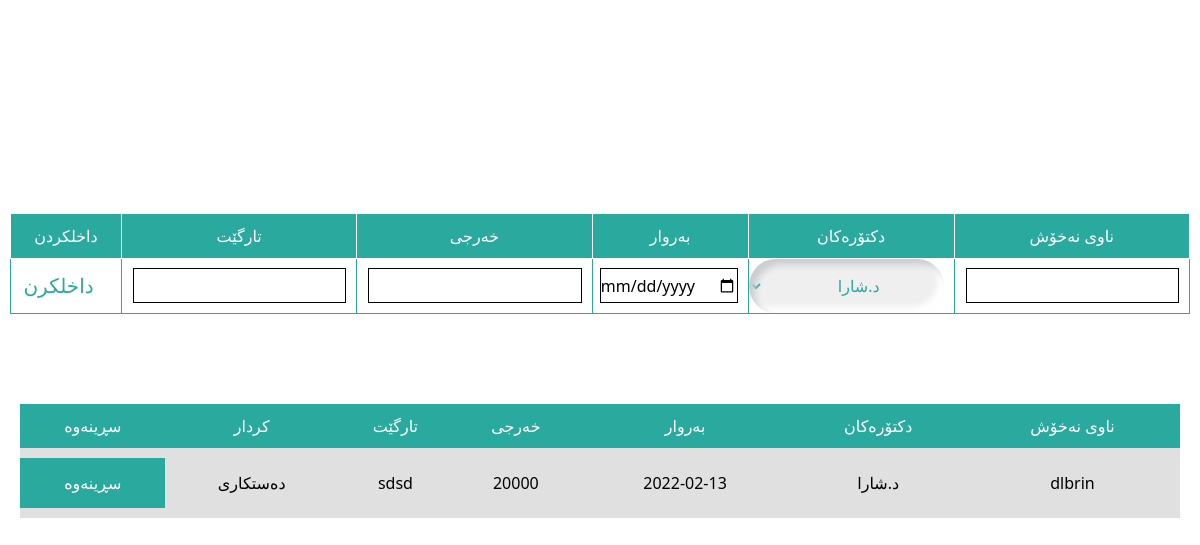
/target.php (signed in), run on the app's committed database.
### tables this page shows
CREATE TABLE `target` (
  `id` int(11) NOT NULL,
  `sickname` varchar(255) NOT NULL,
  `doctorname` varchar(255) NOT NULL,
  `date` date NOT NULL,
  `cost` varchar(255) NOT NULL,
  `target` varchar(255) NOT NULL
);

### include/config.php (called while the page is built, shortened)
<?php
$db = mysqli_connect('localhost' , 'root' , '' , 'shacenter');
$db->query("SET NAMES utf8");
$db->query("SET CHARACTER SET utf8");
mysqli_set_charset($db, 'utf8');
function sec($data){
    global $db;
    $data = mysqli_real_escape_string($db,htmlspecialchars($data));
    return $data;
}
?>

### target.php (the view, shortened to what this page needs)
<?php include 'include/config.php';?>
<!DOCTYPE html>
<html lang="en">
<head>
	<link rel="stylesheet" href="assets/css/style.css">
	<link href="https://cdn.jsdelivr.net/npm/bootstrap@5.1.3/dist/css/bootstrap.min.css" rel="stylesheet">
</head>
<body>
	<div class="our-table">
		<table>
			<tr style="background-color: #2aa99e;">
				<td>ناوی نەخۆش</td>
				<td>دکتۆرەکان</td>
				<td>بەروار</td>
				<td>خەرجی</td>
				<td>تارگێت</td>
				<td>داخلکردن</td>
			</tr>
			<tr>
				<form method="POST" action="modal/target.inc.php">
					<td><input type="text" name="sickname"></td>
					<td><select name="doctorname">
						<option>د.شارا</option>
					</select></td>
					<td><input type="date" name="date"></td>
					<td><input type="text" name="cost"></td>
					<td><input type="text" name="targ"></td>
					<td><button name="targetbtn">داخلکرن</button></td>
				</form>
			</tr>
		</table>
	</div>
	<div class="show-our-table">
		<table>
			<tr style="background-color: #FC813C;">
				<td>ناوی نەخۆش</td>
				<td>دکتۆرەکان</td>
				<td>بەروار</td>
				<td>خەرجی</td>
				<td>تارگێت</td>
				<td>کردار</td>
				<td>سڕینەوە</td>
			</tr>
			<?php
			$TargetQuery = mysqli_query($db , "SELECT * FROM `target` ORDER BY `id` DESC");
			while($TargetRow = mysqli_fetch_assoc($TargetQuery)){?>
				<tr>
					<td><?php echo sec($TargetRow['sickname']);?></td>
					<td><?php echo sec($TargetRow['doctorname']);?></td>
					<td><?php echo sec($TargetRow['date']);?></td>
					<td><?php echo sec($TargetRow['cost']);?></td>
					<td><?php echo sec($TargetRow['target']);?></td>
					<td data-bs-toggle="modal" data-bs-target="#edit<?php echo sec($TargetRow['id']);?>">دەستکاری</td>
					<td>
						<form method="POST" action="modal/target.inc.php">
							<button name="deletetarget">سڕینەوە</button>
						</form>
					</td>
				</tr>
			<?php } ?>
		</table>
	</div>
	</body>
	</html>

### assets/css/style.css (style rules this page uses)
* { margin: 0%; padding: 0%; box-sizing: border-box; }
body { width: 100%; height: 100vh; display: flex; justify-content: center; align-items: center; flex-direction: column; background: #ecf0f3; }
.login input, button { width: 50%; height: 50px; border-radius: 50px; background-color: #2aa99e; color: white; outline: none; border: none; margin: 10px; padding-left: 20px; }
.regester .inputs label, input, button { display: block; width: 100%; padding: 0; border: none; outline: none; box-sizing: border-box; }
select { margin-top: 20px; color: gray; font-size: 20px; border: none; border-radius: 30px; cursor: pointer; padding: 15px 60px; box-shadow: inset 6px 6px 6px #cbced1, inset -6px -6px 6px white; color: #2aa99e; }
.our-table { width: 100%; display: flex; flex-direction: column; justify-content: center; align-items: center; margin-bottom: 60px; padding: 10px; direction: rtl; }
.our-table table { width: 100%; border-radius: 8px; color: white; background-color: white; }
.our-table table tr:nth-child(1) td { position: relative; text-align: center; border: 1px solid white; padding: 10px 0 10px 0; }
.our-table table tr:nth-child(2) td { position: relative; text-align: center; border: 1px solid #2aa99e; padding: 0 10px 0 0; }
.our-table table td input { width: 95%; height: 35px; border: 1px solid black; }
.our-table table td button { width: 100px; border: none; background-color: transparent; color: #2aa99e; font-size: 20px; padding-right: 5px; margin: 0 !important; cursor: pointer; }
.show-our-table { width: 100%; display: flex; flex-direction: column; justify-content: center; align-items: center; margin-bottom: 60px; padding: 20px; direction: rtl; }
.show-our-table table { width: 100%; border-radius: 8px; color: white; background-color: white; }
.show-our-table table tr:nth-child(1) td { position: relative; text-align: center; padding: 10px 0 10px 0; margin: 10px 0 10px 0; background-color: #2aa99e; color: white; }
.show-our-table table tr:nth-child(even) td { color: black; background-color: #E0E0E0; }
.show-our-table table td { position: relative; text-align: center; padding: 10px 0 10px 0; margin: 10px 0 10px 0; color: black; }

### data on the page
target: sickname "dlbrin", doctorname "د.شارا", date "2022-02-13", cost "20000", target "sdsd"
